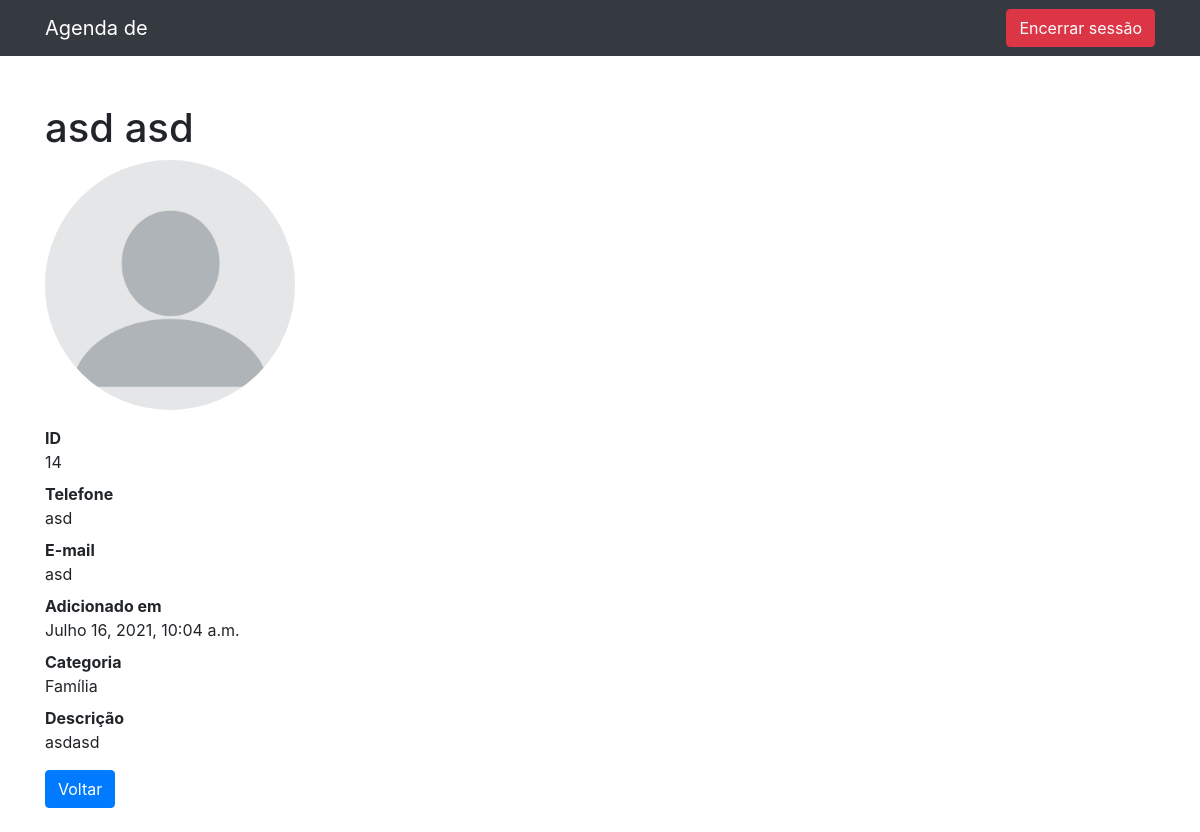
Page /contatos/14 (signed in) on the committed database.
### contatos/models.py (models this page shows, shortened)
class Contato(models.Model):
    nome = models.CharField(max_length=255)
    sobrenome = models.CharField(max_length=255, blank=True)
    telefone = models.CharField(max_length=255)
    email = models.CharField(max_length=255, blank=True)
    data_criacao = models.DateTimeField(default=timezone.now)
    descricao = models.TextField(blank=True)
    categoria = models.ForeignKey(Categoria, on_delete=models.DO_NOTHING)
    mostrar = models.BooleanField(default=True)
    foto = models.ImageField(blank=True, upload_to = 'fotos/%Y/%m/')

class Categoria(models.Model):
    nome = models.CharField(max_length=255)
    def __str__(self):
        return self.nome

### contatos/views.py (the view)
# urls.py: path('contatos/<int:contato_id>', views.ver_contato, name='ver_contato'),
@login_required(redirect_field_name='login')
def ver_contato(request, contato_id):
    contato = get_object_or_404(Contato, id=contato_id)
    if not contato.mostrar:
        raise Http404
    return render(request, 'contatos/ver_contato.html', {
        'contato': contato
    })

### contatos/templates/contatos/ver_contato.html (shortened to what this page needs)
{% extends 'base.html' %}
{% load static %}
{%block 'conteudo'%}
<h1 class="mt-5">{{ contato.nome }} {{ contato.sobrenome }}</h1>
{% if contato.foto %}
<p><img src="{{ contato.foto.url }}" style="max-width: 250px; height: auto; border-radius: 50%;"></p>
{% else %}
<p><img src="{% static 'nonpic.png' %}" style="max-width: 250px; height: auto; border-radius: 50%;"></p>
{% endif %}
<dl>
    <dt>ID</dt>
    <dd>{{ contato.id }}</dd>
    <dt>Telefone</dt>
    <dd>{{ contato.telefone }}</dd>
    <dt>E-mail</dt>
    {% if contato.email|length >= 1 %}
        <dd>{{ contato.email }}</dd>
    {% else %}
        <dd>Não informado</dd>
    {% endif %}
    <dt>Adicionado em</dt>
    <dd>{{ contato.data_criacao }}</dd>
    <dt>Categoria</dt>
    <dd>{{ contato.categoria }}</dd>
    <dt>Descrição</dt>
    <dd>
        {{ contato.descricao }}
    </dd>
</dl>
<a href="{% url 'index' %}"><button type="button" class="btn btn-primary">Voltar</button></a>
{%endblock%}

### rows in the picture
Contato: nome "asd", sobrenome "asd", id "14", telefone "asd", email "asd", data_criacao "Julho 16, 2021, 10:04 a.m.", categoria "Família", descricao "asdasd"
